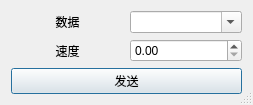
<?xml version="1.0" encoding="UTF-8"?>
<ui version="4.0">
 <class>Dialog</class>
 <widget class="QDialog" name="Dialog">
  <property name="geometry">
   <rect>
    <x>0</x>
    <y>0</y>
    <width>253</width>
    <height>95</height>
   </rect>
  </property>
  <property name="windowTitle">
   <string>Dialog</string>
  </property>
  <property name="sizeGripEnabled">
   <bool>true</bool>
  </property>
  <layout class="QGridLayout" name="gridLayout_2">
   <item row="0" column="0">
    <layout class="QGridLayout" name="gridLayout">
     <item row="0" column="1">
      <widget class="QComboBox" name="comboBox_data">
       <property name="editable">
        <bool>true</bool>
       </property>
      </widget>
     </item>
     <item row="0" column="0">
      <widget class="QLabel" name="label">
       <property name="text">
        <string>数据</string>
       </property>
       <property name="alignment">
        <set>Qt::AlignCenter</set>
       </property>
      </widget>
     </item>
     <item row="1" column="1">
      <widget class="QDoubleSpinBox" name="doubleSpinBox_speed"/>
     </item>
     <item row="1" column="0">
      <widget class="QLabel" name="label_2">
       <property name="text">
        <string>速度</string>
       </property>
       <property name="alignment">
        <set>Qt::AlignCenter</set>
       </property>
      </widget>
     </item>
     <item row="2" column="0" colspan="2">
      <widget class="QPushButton" name="pushButton_send">
       <property name="text">
        <string>发送</string>
       </property>
      </widget>
     </item>
    </layout>
   </item>
  </layout>
 </widget>
 <resources/>
 <connections/>
</ui>
